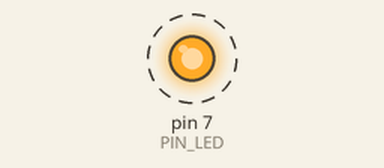
A sketch run on a simulated Arduino Uno, built with avr-gcc and run on an emulated ATmega328P. Shown: output pins drawn as LEDs (lit = HIGH). Dashed ring = blinking. What the sketch prints to the serial monitor is not drawn. At 3.0 s the program stops and its outputs stay as they are.

Above: at 1.1 s.
Timing chart, 0 to 4.0 s (numbered marks = the images above):
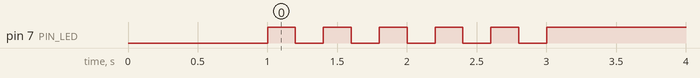

Measured:
- by itself, pin 7 (PIN_LED): alternates HIGH for 0.20 s and LOW for 0.20 s, 11 changes in all, then stays HIGH

The sketch:

05_practice_2.ino
```cpp
#define PIN_LED 7
unsigned int count, toggle;

void setup() {
  pinMode(PIN_LED, OUTPUT);
  Serial.begin(115200); // Initialize serial port
  while (!Serial) {
    ; // wait for serial port to connect.
  }
  count = 0;
  toggle = 0;
  digitalWrite(PIN_LED, toggle); // turn off LED.
  delay(1000);
}

void loop() {
  Serial.println(++count);
  toggle = toggle_state(toggle); // toggle LED value.
  digitalWrite(PIN_LED, toggle); // update LED state.
  delay(200); // wait for 1,000 milliseconds
  if (count == 10) {
    digitalWrite(PIN_LED, 1); // turn off LED
    while (1) {
    }
  }
}

int toggle_state(int toggle) {
  return !toggle;
}
```
